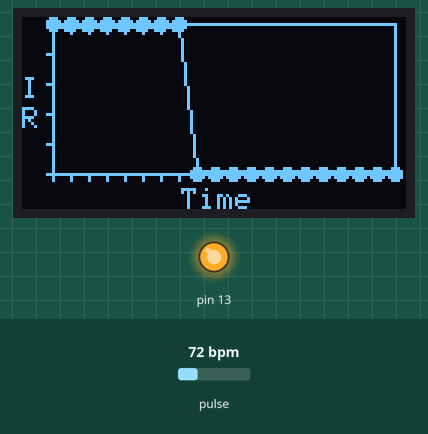
Recording of a sketch running on a simulated Arduino Uno, built with avr-gcc and run on an emulated ATmega328P. On the bench: 128×64 one-colour display, output pins drawn as LEDs (lit = HIGH). Inputs (shaded band) come from the test bench; at power-on: pulse 72 bpm. The display library's start-up logo is not drawn.

Above: at 1.2 s.
1.3 s: pulse set to 42 bpm
At 3.02 s:
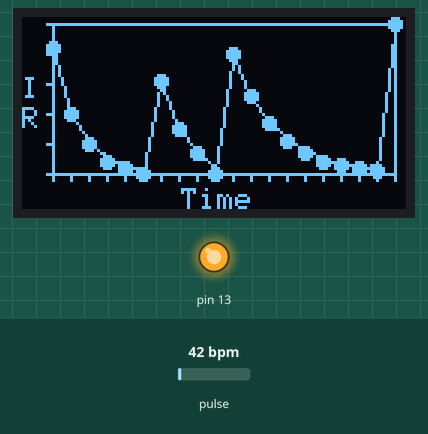
4.3 s: pulse set to 70 bpm
At 4.53 s:
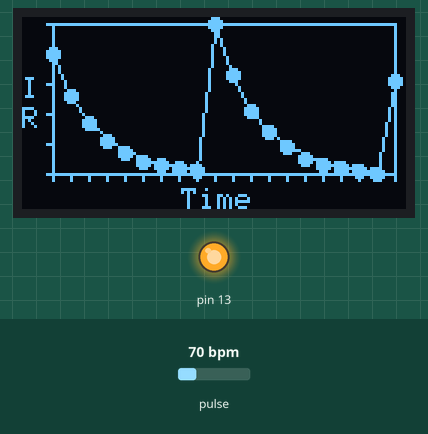
5.9 s: pulse set to 100 bpm
At 6.18 s:
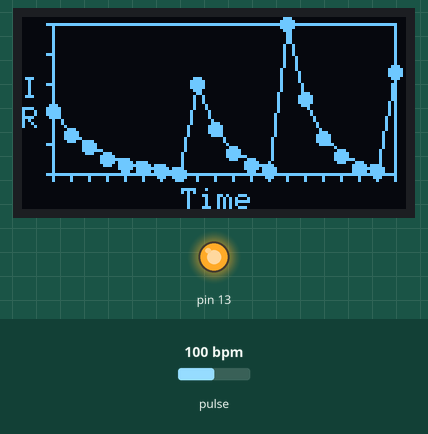
Timing chart, 0 to 8.9 s (numbered marks = the images above; inputs shaded):
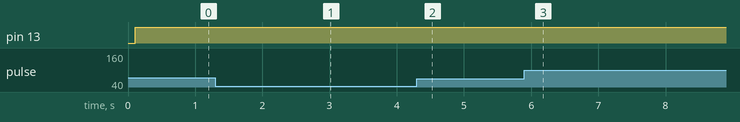

The sketch:

heart-tracker-pcb.ino
```cpp
#include <MAX30105.h>
#include <heartRate.h>
#include <Adafruit_SSD1306.h>
#define SIZE 20

MAX30105 particleSensor;
long delta, lastBeat = 0;
float beatsPerMinute = 0;

Adafruit_SSD1306 display(128, 64, &Wire, -1);
int rd_idx = -1, i, pos, scaled, pos1, scaled1;
long irValue, maxIR, minIR, data[SIZE];

void setup() {
  // Serial.begin(115200);

  pinMode(13, OUTPUT);

  particleSensor.begin(Wire, I2C_SPEED_FAST);
  particleSensor.setup();
  particleSensor.setPulseAmplitudeRed(0x0A);
  particleSensor.setPulseAmplitudeGreen(0);

  display.begin(SSD1306_SWITCHCAPVCC, 0x3C);
  display.setTextColor(SSD1306_WHITE);
  display.display();

  for (i = 0; i < SIZE; i++) {
    data[i] = 50000;
  }
}

void loop() {

  sense();
  // testDisplay();

  if (rd_idx == SIZE - 1) {
    shiftArray();
  } else {
    rd_idx++;
  }

  data[rd_idx] = irValue;

  updateMinMax();

  drawRealTimePlot();

  if (irValue > 100000) {
    digitalWrite(13, HIGH);
  } else {
    digitalWrite(13, LOW);
  }

  delay(100);
}

void sense() {
  irValue = particleSensor.getIR();
  if (irValue < 50000) {
    irValue = 50000;
  }

  // Serial.print("IR=");
  // Serial.print(irValue);
  // Serial.print(", BPM=");

  if (irValue > 50000 && checkForBeat(irValue) == true) {
    delta = millis() - lastBeat;
    lastBeat = millis();

    beatsPerMinute = 60 / (delta / 1000.0);
    // Serial.print("<beat detected>");
  }

  if (irValue == 50000) {
    beatsPerMinute = 0;
    // Serial.print("No finger?");
  } else {
    // Serial.print(beatsPerMinute);
  }

  // Serial.println();
}

void updateMinMax() {
  maxIR = data[0];
  minIR = data[0];
  for (i = 1; i < SIZE; i++) {
    if (maxIR < data[i]) {
      maxIR = data[i];
    } else if (minIR > data[i]) {
      minIR = data[i];
    }
  }
}

void shiftArray() {
  for (i = 0; i < SIZE - 1; i++) {
    data[i] = data[i + 1];
  }
}

void testDisplay() {
  display.clearDisplay();
  display.setCursor(0, 10);

  display.print("IR=");
  display.print(irValue);
  display.print(", BPM=");
  display.println(beatsPerMinute);

  display.display();
}

void drawRealTimePlot() {
  display.clearDisplay();

  drawVerticalLines();
  drawHorizontalLines();

  drawArray();

  display.display();
}

void drawVerticalLines() {
  for (i = 0; i < 20; i++) {
    pos = 10 + i * 6;
    if (i == 0 || i == 19) {
      display.drawLine(pos, 2, pos, 54, SSD1306_WHITE);
    } else {
      display.drawLine(pos, 52, pos, 54, SSD1306_WHITE);
    }
  }
  display.setCursor(53, 57);
  display.print("Time");
}

void drawHorizontalLines() {
  for (i = 0; i < 6; i++) {
    pos = 2 + i * 10;
    if (i == 0 || i == 5) {
      display.drawLine(8, pos, 124, pos, SSD1306_WHITE);
    } else {
      display.drawLine(8, pos, 10, pos, SSD1306_WHITE);
    }
  }
  display.setCursor(0, 20);
  display.print("I");
  display.setCursor(0, 30);
  display.print("R");
}

void drawArray() {
  for (i = 0; i < SIZE; i++) {
    if (data[i] == 0) {
      continue;
    }

    pos = 10 + i * 6;
    scaled = 52 - (data[i] * 1.0 - minIR) / (maxIR - minIR + 1) * 50;
    display.fillCircle(pos, scaled, 2, SSD1306_WHITE);

    if (i == SIZE - 1) {
      continue;
    }

    if (data[i + 1] == 0) {
      continue;
    }

    pos1 = pos + 6;
    scaled1 = 50 - (data[i + 1] * 1.0 - minIR) / (maxIR - minIR + 1) * 45;
    display.drawLine(pos, scaled, pos1, scaled1, SSD1306_WHITE);
  }
}
```
